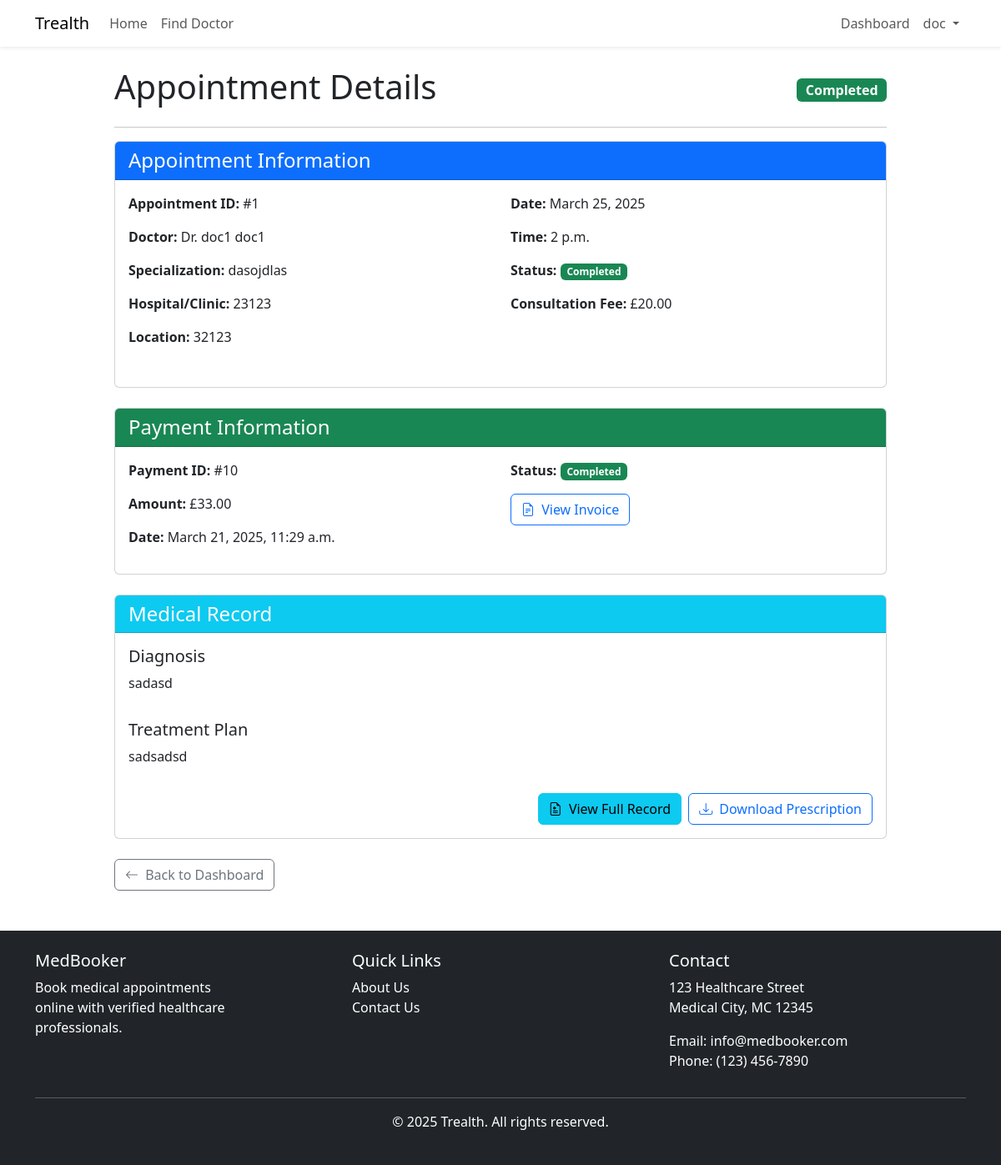
Screenshot of /patients/appointment/1/ (signed in) with the database file from the repository.
### accounts/models.py (models this page shows)
class User(AbstractUser):
    USER_TYPE_CHOICES = (
        ('doctor', 'Doctor'),
        ('patient', 'Patient'),
        ('admin', 'Administrator'),
    )
    email = models.EmailField(unique=True)
    user_type = models.CharField(max_length=10, choices=USER_TYPE_CHOICES)
    USERNAME_FIELD = 'email'
    REQUIRED_FIELDS = ['first_name', 'last_name']
    objects = CustomUserManager()

### appointments/models.py (models this page shows, shortened)
class Appointment(models.Model):
    STATUS_CHOICES = (
        ('scheduled', 'Scheduled'),
        ('completed', 'Completed'),
        ('cancelled', 'Cancelled'),
        ('no_show', 'No Show'),
    )
    appointment_id = models.AutoField(primary_key=True)
    doctor = models.ForeignKey(Doctor, on_delete=models.CASCADE, related_name='appointments')
    patient = models.ForeignKey(Patient, on_delete=models.CASCADE, related_name='appointments')
    appointment_date = models.DateTimeField()
    status = models.CharField(max_length=20, choices=STATUS_CHOICES, default='scheduled')
    cancel_reason = models.CharField(max_length=255, blank=True, null=True)
    symptoms_description = models.TextField(blank=True, null=True)
    created_at = models.DateTimeField(auto_now_add=True)

### doctors/models.py (models this page shows, shortened)
class Doctor(models.Model):
    doctor_id = models.AutoField(primary_key=True)
    user = models.OneToOneField(settings.AUTH_USER_MODEL, on_delete=models.CASCADE, related_name='doctor_profile')
    full_name = models.CharField(max_length=255)
    specialization = models.CharField(max_length=255)
    experience_years = models.IntegerField()
    license_number = models.CharField(max_length=50)
    consultation_fee = models.DecimalField(max_digits=10, decimal_places=2)
    hospital_name = models.CharField(max_length=255)
    hospital_location = models.CharField(max_length=255)

### payments/models.py (models this page shows, shortened)
class Payment(models.Model):
    PAYMENT_STATUS_CHOICES = (
        ('pending', 'Pending'),
        ('completed', 'Completed'),
        ('failed', 'Failed'),
        ('refunded', 'Refunded'),
    )
    payment_id = models.AutoField(primary_key=True)
    patient = models.ForeignKey(Patient, on_delete=models.CASCADE, related_name='payments')
    appointment = models.ForeignKey(Appointment, on_delete=models.CASCADE, related_name='payments')
    amount = models.DecimalField(max_digits=10, decimal_places=2)
    payment_status = models.CharField(max_length=20, choices=PAYMENT_STATUS_CHOICES, default='pending')
    payment_date = models.DateTimeField(auto_now_add=True)

### medical_records/models.py (models this page shows, shortened)
class MedicalRecord(models.Model):
    record_id = models.AutoField(primary_key=True)
    patient = models.ForeignKey(Patient, on_delete=models.CASCADE, related_name='medical_records')
    doctor = models.ForeignKey(Doctor, on_delete=models.CASCADE, related_name='medical_records')
    appointment = models.ForeignKey(Appointment, on_delete=models.CASCADE, related_name='medical_records')
    diagnosis = models.TextField()
    treatment_plan = models.TextField()
    created_at = models.DateTimeField(auto_now_add=True)

### patients/views.py (the view, shortened to what this page needs)
# urls.py: path('appointment/<int:appointment_id>/', views.appointment_detail, name='appointment_detail'),
@login_required
def appointment_detail(request, appointment_id):
    try:
        patient = Patient.objects.get(user=request.user)
        appointment = get_object_or_404(Appointment, appointment_id=appointment_id, patient=patient)
        try:
            medical_record = MedicalRecord.objects.get(appointment=appointment)
            has_record = True
        except MedicalRecord.DoesNotExist:
            medical_record = None
            has_record = False
        payments = Payment.objects.filter(appointment=appointment)
        has_payment = payments.exists()
        payment = payments.order_by('-payment_date').first() if has_payment else None
        return render(request, 'patients/appointment_detail.html', {
            'appointment': appointment,
            'medical_record': medical_record,
            'has_record': has_record,
            'payment': payment,
            'has_payment': has_payment,
            'payments': payments,  # Pass all payments if needed in the template
        })
    except Patient.DoesNotExist:
        messages.error(request, 'Patient profile not found. Please complete your profile.')
        return redirect('patients:profile')

### templates/patients/appointment_detail.html (shortened to what this page needs)
{% extends 'base.html' %}
{% block content %}
<div class="row">
    <div class="col-md-10 offset-md-1">
        <div class="d-flex justify-content-between align-items-center mb-3">
            <h1>Appointment Details</h1>
            <span class="badge {% if appointment.status == 'scheduled' %}bg-primary{% elif appointment.status == 'completed' %}bg-success{% elif appointment.status == 'cancelled' %}bg-danger{% else %}bg-secondary{% endif %} fs-6">
                {{ appointment.status|title }}
            </span>
        </div>
        <hr>
        <div class="card mb-4">
            <div class="card-header bg-primary text-white">
                <h4 class="mb-0">Appointment Information</h4>
            </div>
            <div class="card-body">
                <div class="row mb-3">
                    <div class="col-md-6">
                        <p><strong>Appointment ID:</strong> #{{ appointment.appointment_id }}</p>
                        <p><strong>Doctor:</strong> Dr. {{ appointment.doctor.full_name }}</p>
                        <p><strong>Specialization:</strong> {{ appointment.doctor.specialization }}</p>
                        <p><strong>Hospital/Clinic:</strong> {{ appointment.doctor.hospital_name }}</p>
                        <p><strong>Location:</strong> {{ appointment.doctor.hospital_location }}</p>
                    </div>
                    <div class="col-md-6">
                        <p><strong>Date:</strong> {{ appointment.appointment_date|date }}</p>
                        <p><strong>Time:</strong> {{ appointment.appointment_date|time }}</p>
                        <p><strong>Status:</strong>
                            <span class="badge {% if appointment.status == 'scheduled' %}bg-primary{% elif appointment.status == 'completed' %}bg-success{% elif appointment.status == 'cancelled' %}bg-danger{% else %}bg-secondary{% endif %}">
                                {{ appointment.status|title }}
                            </span>
                        </p>
                        <p><strong>Consultation Fee:</strong> £{{ appointment.doctor.consultation_fee }}</p>
                    </div>
                </div>
            </div>
        </div>
        {% if has_payment %}
            <div class="card mb-4">
                <div class="card-header bg-success text-white">
                    <h4 class="mb-0">Payment Information</h4>
                </div>
                <div class="card-body">
                    <div class="row">
                        <div class="col-md-6">
                            <p><strong>Payment ID:</strong> #{{ payment.payment_id }}</p>
                            <p><strong>Amount:</strong> £{{ payment.amount }}</p>
                            <p><strong>Date:</strong> {{ payment.payment_date }}</p>
                        </div>
                        <div class="col-md-6">
                            <p><strong>Status:</strong>
                                <span class="badge {% if payment.payment_status == 'completed' %}bg-success{% elif payment.payment_status == 'pending' %}bg-warning text-dark{% else %}bg-secondary{% endif %}">
                                    {{ payment.payment_status|title }}
                                </span>
                            </p>
                            {% if payment.payment_status == 'completed' %}
                                <a href="{% url 'payments:invoice_generation' payment.payment_id %}" class="btn btn-outline-primary">
                                    <i class="bi bi-file-earmark-text me-1"></i> View Invoice
                                </a>
                            {% elif payment.payment_status == 'pending' %}
                                <a href="{% url 'payments:payment_processing' appointment.appointment_id %}" class="btn btn-primary">
                                    <i class="bi bi-credit-card me-1"></i> Complete Payment
                                </a>
                            {% endif %}
                        </div>
                    </div>
                </div>
            </div>
        {% endif %}
        {% if has_record %}
            <div class="card mb-4">
                <div class="card-header bg-info text-white">
                    <h4 class="mb-0">Medical Record</h4>
                </div>
                <div class="card-body">
                    <div class="row mb-3">
                        <div class="col-md-12">
                            <h5>Diagnosis</h5>
                            <p>{{ medical_record.diagnosis }}</p>
                        </div>
                    </div>
                    <div class="row mb-3">
                        <div class="col-md-12">
                            <h5>Treatment Plan</h5>
                            <p>{{ medical_record.treatment_plan }}</p>
                        </div>
                    </div>
                    <div class="d-grid gap-2 d-md-flex justify-content-md-end">
                        <a href="{% url 'medical_records:view_record' medical_record.record_id %}" class="btn btn-info">
                            <i class="bi bi-file-earmark-medical me-1"></i> View Full Record
                        </a>
                        <a href="{% url 'medical_records:download_prescription' medical_record.record_id %}" class="btn btn-outline-primary">
                            <i class="bi bi-download me-1"></i> Download Prescription
                        </a>
                    </div>
                </div>
            </div>
        {% endif %}
        <div class="d-flex justify-content-between">
            <a href="{% url 'patients:dashboard' %}" class="btn btn-outline-secondary">
                <i class="bi bi-arrow-left me-1"></i> Back to Dashboard
            </a>
        </div>
    </div>
</div>
{% endblock %}

### templates/base.html (shortened to what this page needs)
<!DOCTYPE html>
<html lang="en">
<head>
    <link href="https://cdn.jsdelivr.net/npm/bootstrap@5.3.0-alpha1/dist/css/bootstrap.min.css" rel="stylesheet">
    <link rel="stylesheet" href="https://cdn.jsdelivr.net/npm/bootstrap-icons@1.10.0/font/bootstrap-icons.css">
</head>
<body>
    <nav class="navbar navbar-expand-lg navbar-light bg-white shadow-sm">
        <div class="container">
            <a class="navbar-brand" href="{% url 'core:home' %}">Trealth</a>
            <div class="collapse navbar-collapse" id="navbarNav">
                <ul class="navbar-nav me-auto">
                    <li class="nav-item">
                        <a class="nav-link" href="{% url 'core:home' %}">Home</a>
                    </li>
                    {% if user.is_authenticated and user.user_type == 'patient' %}
                    <li class="nav-item">
                        <a class="nav-link" href="{% url 'core:find_doctor' %}">Find Doctor</a>
                    </li>
                    {% endif %}
                </ul>
                <ul class="navbar-nav ms-auto">
                    {% if user.is_authenticated %}
                        {% if user.user_type == 'doctor' %}
                            <li class="nav-item">
                                <a class="nav-link" href="{% url 'doctors:dashboard' %}">Dashboard</a>
                            </li>
                        {% elif user.user_type == 'patient' %}
                            <li class="nav-item">
                                <a class="nav-link" href="{% url 'patients:dashboard' %}">Dashboard</a>
                            </li>
                        {% elif user.user_type == 'admin' %}
                            <li class="nav-item">
                                <a class="nav-link" href="{% url 'admin_portal:dashboard' %}">Admin</a>
                            </li>
                        {% endif %}
                        <li class="nav-item dropdown">
                            <a class="nav-link dropdown-toggle" href="#" id="navbarDropdown" role="button" data-bs-toggle="dropdown" aria-expanded="false">
                                {{ user.first_name }}
                            </a>
                        </li>
                    {% endif %}
                </ul>
            </div>
        </div>
    </nav>
    <div class="container mt-4">
        {% block content %}{% endblock %}
    </div>
    <footer class="bg-dark text-white py-4 mt-5">
        <div class="container">
            <div class="row">
                <div class="col-md-4">
                    <h5>MedBooker</h5>
                    <div style="width: 70%;">
                        <p>Book medical appointments online with verified healthcare professionals.</p>
                    </div>
                </div>
                <div class="col-md-4">
                    <h5>Quick Links</h5>
                    <ul class="list-unstyled">
                        <li><a href="{% url 'core:about' %}" class="text-white" style="text-decoration: none;">About Us</a></li>
                        <li><a href="{% url 'core:contact' %}" class="text-white" style="text-decoration: none;">Contact Us</a></li>
                    </ul>
                </div>
                <div class="col-md-4">
                    <h5>Contact</h5>
                    <address>
                        <p>123 Healthcare Street<br>Medical City, MC 12345</p>
                        <p>Email: info@medbooker.com<br>Phone: (123) 456-7890</p>
                    </address>
                </div>
            </div>
            <hr>
            <div class="text-center">
                <p>&copy; 2025 Trealth. All rights reserved.</p>
            </div>
        </div>
    </footer>
</body>
</html>

### rows the page displays
User: first_name "doc"
Appointment: status "Completed", appointment_id "1", doctor.full_name "doc1 doc1", doctor.specialization "dasojdlas", doctor.hospital_name "23123", doctor.hospital_location "32123", appointment_date "March 25, 2025", appointment_date "2 p.m.", doctor.consultation_fee "20.00"
Payment: payment_id "10", amount "33.00", payment_date "March 21, 2025, 11:29 a.m.", payment_status "Completed"
MedicalRecord: diagnosis "sadasd", treatment_plan "sadsadsd"
